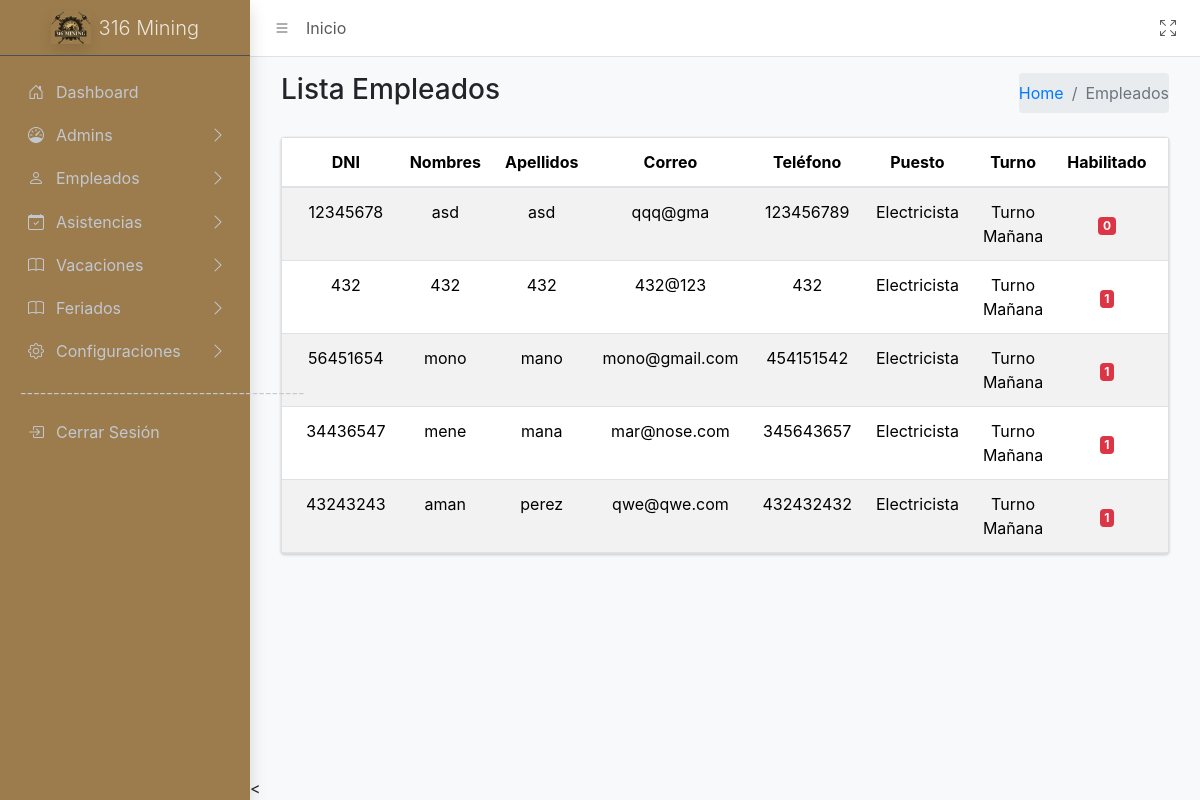
Before: /sistema/controller/UsuariosController/UsuariosController.php?action=MostrarUsuario (signed in) with the older database file.
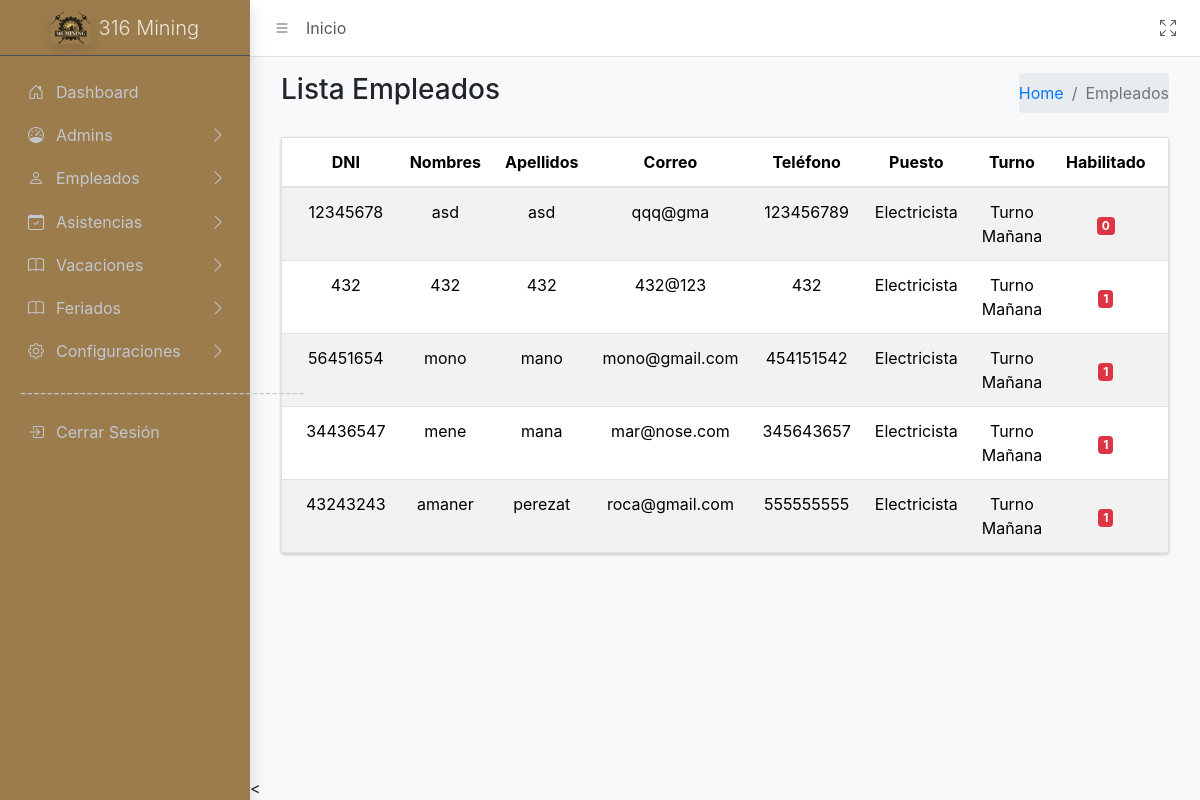
After: the same page with the newer database file.
### tables this page shows
CREATE TABLE `empleados` (
  `idEmpleado` int(11) NOT NULL,
  `nombres` varchar(50) NOT NULL,
  `apellidos` varchar(50) NOT NULL,
  `dni` varchar(8) NOT NULL,
  `correo` varchar(50) NOT NULL,
  `telefono` varchar(15) DEFAULT NULL,
  `idPuesto` int(11) DEFAULT NULL,
  `idTurno` int(11) DEFAULT NULL,
  `estado` enum('Activo','Inactivo') DEFAULT 'Activo',
  `habilitado` tinyint(1) NOT NULL,
  `idApp` varchar(10) DEFAULT NULL COMMENT 'id para la app',
  `passwordApp` varchar(20) DEFAULT NULL COMMENT 'contra para la app',
  `idmarcar` varchar(5) NOT NULL,
  `passmarcar` varchar(5) NOT NULL
);

CREATE TABLE `puestos` (
  `idPuesto` int(11) NOT NULL,
  `nombrePuesto` varchar(50) NOT NULL,
  `area` varchar(50) DEFAULT NULL,
  `descripcion` varchar(50) NOT NULL
);

CREATE TABLE `turnos` (
  `idTurno` int(11) NOT NULL,
  `descripcion` varchar(50) NOT NULL,
  `entrada` time DEFAULT NULL,
  `salida` time DEFAULT NULL,
  `duracion` time DEFAULT NULL,
  `receso` time NOT NULL,
  `tolerancia` int(11) DEFAULT 0,
  `tolerancia_acumulada_mensual` int(11) DEFAULT 0
);

### sistema/controller/BaseController.php (called while the page is built, shortened)
<?php
class BaseController {
        protected function loadView($view,
                                        $data = [],
                                        $additionalCss = [],
                                        $additionalJs = [],
                                        $title = 'Sistema') {
                                    include __DIR__ . '/../view/templates/layout.php';
    }
}
?>

### sistema/model/conexion.php (called while the page is built, shortened)
<?php
class Database {
    public function __construct() {
        try {
            $host = 'localhost';
            $dbname = 'biometrico';
            $username = 'root';
            $password = '';
            $this->conn = new PDO("mysql:host=$host;dbname=$dbname", $username, $password);
        } catch (PDOException $e) {
            echo "Error de conexión: " . $e->getMessage();
            exit();
        }
    }
}
?>

### sistema/model/UsuarioModel/ListaModel.php (called while the page is built, shortened)
<?php
require_once __DIR__ . '/../conexion.php';
class ListaModel extends Database
{
    public function getUsuarios()
    {
        $sql = "SELECT e.idEmpleado, e.nombres, e.apellidos, e.dni, e.correo, e.telefono,
                                e.idPuesto, p.nombrePuesto AS puesto,
                                e.idTurno, t.descripcion AS turno,
                                e.habilitado
                    FROM empleados e
                    LEFT JOIN puestos p ON e.idPuesto = p.idPuesto
                    LEFT JOIN turnos t ON e.idTurno = t.idTurno";
        $stmt = $this->conn->prepare($sql);
        $stmt->execute();
        return $stmt->fetchAll(PDO::FETCH_ASSOC);
    }
}

### sistema/view/Usuarios/Lista.php (the view, shortened to what this page needs)
<div class="app-content">
    <div class="container-fluid">
        <div class="row">
            <div class="col-sm-6">
                <h3 class="mb-0">Lista Empleados</h3>
            </div>
            <div class="col-sm-6">
                <ol class="breadcrumb float-sm-end">
                    <li class="breadcrumb-item"><a href="/biometrico/sistema/controller/DashboardController/DashboardController.php?action=MostrarDashboard">Home</a></li>
                    <li class="breadcrumb-item active" aria-current="page">Empleados</li>
                </ol>
            </div>
        </div>
        <div class="row mt-4">
            <div class="col-lg-12">
                <div class="card mb-4">
                    <div class="card-body table-responsive p-0">
                        <table class="table table-striped align-middle text-center">
                            <thead>
                                <tr>
                                    <th>DNI</th>
                                    <th>Nombres</th>
                                    <th>Apellidos</th>
                                    <th>Correo</th>
                                    <th>Teléfono</th>
                                    <th>Puesto</th>
                                    <th>Turno</th>
                                    <th>Habilitado</th>
                                    <th>Acciones</th>
                                </tr>
                            </thead>
                            <tbody>
                                <?php if (!empty($usuarios)): ?>
                                    <?php foreach ($usuarios as $empleado): ?>
                                        <tr>
                                            <td><?php echo $empleado['dni']; ?></td>
                                            <td><?php echo $empleado['nombres']; ?></td>
                                            <td><?php echo $empleado['apellidos']; ?></td>
                                            <td><?php echo $empleado['correo']; ?></td>
                                            <td><?php echo $empleado['telefono']; ?></td>
                                            <td><?php echo $empleado['puesto']; ?></td>
                                            <td><?php echo $empleado['turno']; ?></td>
                                            <td class="text-center align-middle">
                                                <span class="badge bg-<?php echo $empleado['habilitado'] == 'activo' ? 'success' : 'danger'; ?>">
                                                    <?php echo ucfirst($empleado['habilitado']); ?>
                                                </span>
                                            </td>
                                            <td class="text-center align-middle">
                                            </td>
                                        </tr>
                                    <?php endforeach; ?>
                                <?php else: ?>
                                    <tr>
                                        <td colspan="11" class="text-center">No hay empleados registrados.</td>
                                    </tr>
                                <?php endif; ?>
                            </tbody>
                        </table>
                    </div>
                </div>
            </div>
        </div>
    </div>
</div>

### sistema/controller/UsuariosController/UsuariosController.php (shortened to what this page needs)
<?php
require_once '../BaseController.php';
require_once __DIR__ . '/../../model/UsuarioModel/ListaModel.php';
class UsuariosController extends BaseController
{
    public function MostrarUsuario()
    {
        $listaModel = new ListaModel();
        $empleados = $listaModel->getUsuarios();
        $puesto = $listaModel->MostrarPuestos();
        $turno = $listaModel->MostrarTurnos();
        $this->loadView('Usuarios.Lista', [
            'usuarios' => $empleados,
            'puestos' => $puesto,
            'turnos' => $turno,
        ], [], ['/biometrico/sistema/view/Usuarios/js/editarEmpleado.min.js'], 'Usuarios');
    }
}
if (isset($_GET['action'])) {
    $controller = new UsuariosController();
    $action = $_GET['action'];
    if (method_exists($controller, $action)) {
        $controller->$action();
    } else {
        echo "Error: Acción no encontrada.";
    }
}

### sistema/view/templates/layout.php (shortened to what this page needs)
<!DOCTYPE html>
<html lang="en">
<head>
    <link rel="stylesheet" href="https://cdn.jsdelivr.net/npm/@fontsource/source-sans-3@5.0.12/index.css">
    <link rel="stylesheet" href="https://cdn.jsdelivr.net/npm/overlayscrollbars@2.3.0/styles/overlayscrollbars.min.css">
    <link rel="stylesheet" href="https://cdn.jsdelivr.net/npm/bootstrap-icons@1.11.0/font/bootstrap-icons.min.css">
    <link rel="stylesheet" href="../../resources/dist/css/adminlte.css">
    <link rel="stylesheet" href="https://cdn.jsdelivr.net/npm/apexcharts@3.37.1/dist/apexcharts.css">
</head>
<body class="layout-fixed sidebar-expand-lg bg-body-tertiary">
    <div class="app-wrapper">
        <nav class="app-header navbar navbar-expand bg-body">
            <div class="container-fluid">
                <ul class="navbar-nav">
                    <li class="nav-item"> <a class="nav-link" data-lte-toggle="sidebar" href="#" role="button"> <i class="bi bi-list"></i> </a> </li>
                    <li class="nav-item d-none d-md-block"> <a href="/biometrico/sistema/controller/DashboardController/DashboardController.php?action=MostrarDashboard" class="nav-link">Inicio</a> </li>
                </ul>
                <ul class="navbar-nav ms-auto">
                    <li class="nav-item"> <a class="nav-link" href="#" data-lte-toggle="fullscreen"> <i data-lte-icon="maximize" class="bi bi-arrows-fullscreen"></i> </a> </li>
                </ul>
            </div>
        </nav>
        <<aside class="app-sidebar bg-body-secondary shadow" data-bs-theme="dark">
            <div class="sidebar-brand">
                <a href="/biometrico/sistema/controller/DashboardController/DashboardController.php?action=MostrarDashboard" class="brand-link">
                    <img src="../../resources/img/minaLogo.png" alt="AdminLTE Logo" class="brand-image opacity-75 shadow">
                    <span class="brand-text fw-light">316 Mining</span>
                </a>
            </div>
            <div class="sidebar-wrapper">
                <nav class="mt-2">
                    <ul class="nav sidebar-menu flex-column" data-lte-toggle="treeview" role="menu" data-accordion="false">
                        <li class="nav-item">
                            <a href="/biometrico/sistema/controller/DashboardController/DashboardController.php?action=MostrarDashboard" class="nav-link">
                                <i class="nav-icon bi bi-house-door"></i>
                                <p> Dashboard </p>
                            </a>
                        </li>
                        <li class="nav-item menu-close">
                            <a href="#" class="nav-link">
                                <i class="nav-icon bi bi-speedometer"></i>
                                <p>Admins <i class="nav-arrow bi bi-chevron-right"></i></p>
                            </a>
                        </li>
                        <li class="nav-item menu-close">
                            <a href="#" class="nav-link">
                                <i class="nav-icon bi bi-person"></i>
                                <p>Empleados <i class="nav-arrow bi bi-chevron-right"></i></p>
                            </a>
                        </li>
                        <li class="nav-item menu-close">
                            <a href="#" class="nav-link">
                                <i class="nav-icon bi bi-calendar-check"></i>
                                <p>Asistencias <i class="nav-arrow bi bi-chevron-right"></i></p>
                            </a>
                        </li>
                        <li class="nav-item menu-close">
                            <a href="#" class="nav-link">
                                <i class="nav-icon bi bi-book"></i>
                                <p>Vacaciones <i class="nav-arrow bi bi-chevron-right"></i></p>
                            </a>
                        </li>
                        <li class="nav-item menu-close">
                            <a href="#" class="nav-link">
                                <i class="nav-icon bi bi-book"></i>
                                <p>Feriados <i class="nav-arrow bi bi-chevron-right"></i></p>
                            </a>
                        </li>
                        <li class="nav-item menu-close">
                            <a href="#" class="nav-link">
                                <i class="nav-icon bi bi-gear"></i>
                                <p>Configuraciones <i class="nav-arrow bi bi-chevron-right"></i></p>
                            </a>
                        </li>
                        <li class="nav-header">-------------------------------------------</li>
                        <li class="nav-item">
                            <a href="#" id="cerrarSesion" class="nav-link">
                                <i class="nav-icon bi bi-box-arrow-in-right"></i>
                                <p>Cerrar Sesión</p>
                            </a>
                        </li>
                    </ul>
                </nav>
            </div>
            </aside>
            <main class="app-main">
                <div class="app-content-header">
                    <div class="container-fluid">
                        <div class="row">
                            <?php include $viewPath; ?>
                        </div>
                    </div>
                </div>
            </main>
    </div>
<link rel="stylesheet" href="https://maxcdn.bootstrapcdn.com/bootstrap/4.5.2/css/bootstrap.min.css">
</body>
</html>

Changed rows visible on the page:
changed empleados: nombres "aman" → "amaner"; apellidos "perez" → "perezat"; correo "qwe@qwe.com" → "roca@gmail.com"; telefono "432432432" → "555555555"
